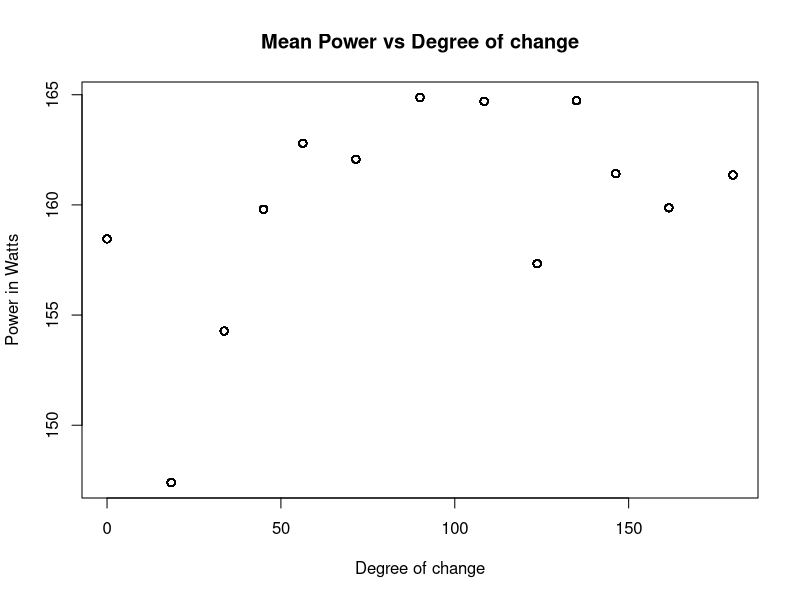

R code for this plot:
# Set the working directory
setwd("/Users/mac/Desktop/Programming/COMP9596//DroneData")

# Read the data
data0 <- read.csv(file="pitch30.csv", header=TRUE, sep=",")
data3 <- read.csv(file="pitch31.csv", header=TRUE, sep=",")
data4 <- read.csv(file="pitch32.csv", header=TRUE, sep=",")
data5 <- read.csv(file="pitch33.csv", header=TRUE, sep=",")
data6 <- read.csv(file="pitch23.csv", header=TRUE, sep=",")
data7 <- read.csv(file="pitch13.csv", header=TRUE, sep=",")
data8 <- read.csv(file="pitch03.csv", header=TRUE, sep=",")
data9 <- read.csv(file="pitch-13.csv", header=TRUE, sep=",")
data10 <- read.csv(file="pitch-23.csv", header=TRUE, sep=",")
data11 <- read.csv(file="pitch-33.csv", header=TRUE, sep=",")
data12 <- read.csv(file="pitch-32.csv", header=TRUE, sep=",")
data13 <- read.csv(file="pitch-31.csv", header=TRUE, sep=",")
data14 <- read.csv(file="pitch-30.csv", header=TRUE, sep=",")

#0
data0$Date <- as.POSIXct(data0$Date)
data0.toPlot <- data0
data0.toPlot$TimeDiff <- data0.toPlot$Date - data0.toPlot$Date[1]
data0.toPlot$TimeDiffValue <- as.numeric(data0.toPlot$TimeDiff)
data0.toPlot$Power <- as.double(-(data0.toPlot$Current/1000) * data0.toPlot$Voltage/1000)
data0.toPlot$Pitch = 3
data0.toPlot$Roll = 0
data0.toPlot$Velocity <- sqrt(data0.toPlot$VelocityX^2 + data0.toPlot$VelocityY^2 + data0.toPlot$VelocityZ^2)
data0.toPlot$Degree = (180 * atan(data0.toPlot$Roll/data0.toPlot$Pitch)) / pi
data0.toPlot$Mean <- mean(data0.toPlot$Power)

#3
data3$Date <- as.POSIXct(data3$Date)
data3.toPlot <- data3
data3.toPlot$TimeDiff <- data3.toPlot$Date - data3.toPlot$Date[1]
data3.toPlot$TimeDiffValue <- as.numeric(data3.toPlot$TimeDiff)
data3.toPlot$Power <- as.double(-(data3.toPlot$Current/1000) * data3.toPlot$Voltage/1000)
data3.toPlot$Pitch = 3
data3.toPlot$Roll = 1
data3.toPlot$Velocity <- sqrt(data3.toPlot$VelocityX^2 + data3.toPlot$VelocityY^2 + data3.toPlot$VelocityZ^2)
data3.toPlot$Degree = (180 * atan(data3.toPlot$Roll/data3.toPlot$Pitch)) / pi
data3.toPlot$Mean <- mean(data3.toPlot$Power)

#4
data4$Date <- as.POSIXct(data4$Date)
data4.toPlot <- data4
data4.toPlot$TimeDiff <- data4.toPlot$Date - data4.toPlot$Date[1]
data4.toPlot$TimeDiffValue <- as.numeric(data4.toPlot$TimeDiff)
data4.toPlot$Power <- as.double(-(data4.toPlot$Current/1000) * data4.toPlot$Voltage/1000)
data4.toPlot$Pitch = 3
data4.toPlot$Roll = 2
data4.toPlot$Velocity <- sqrt(data4.toPlot$VelocityX^2 + data4.toPlot$VelocityY^2 + data4.toPlot$VelocityZ^2)
data4.toPlot$Degree = (180 * atan(data4.toPlot$Roll/data4.toPlot$Pitch)) / pi
data4.toPlot$Mean <- mean(data4.toPlot$Power)

#5
data5$Date <- as.POSIXct(data5$Date)
data5.toPlot <- data5
data5.toPlot$TimeDiff <- data5.toPlot$Date - data5.toPlot$Date[1]
data5.toPlot$TimeDiffValue <- as.numeric(data5.toPlot$TimeDiff)
data5.toPlot$Power <- as.double(-(data5.toPlot$Current/1000) * data5.toPlot$Voltage/1000)
data5.toPlot$Pitch = 3
data5.toPlot$Roll = 3
data5.toPlot$Velocity <- sqrt(data5.toPlot$VelocityX^2 + data5.toPlot$VelocityY^2 + data5.toPlot$VelocityZ^2)
data5.toPlot$Degree = (180 * atan(data5.toPlot$Roll/data5.toPlot$Pitch)) / pi
data5.toPlot$Mean <- mean(data5.toPlot$Power)

#6
data6$Date <- as.POSIXct(data6$Date)
data6.toPlot <- data6
data6.toPlot$TimeDiff <- data6.toPlot$Date - data6.toPlot$Date[1]
data6.toPlot$TimeDiffValue <- as.numeric(data6.toPlot$TimeDiff)
data6.toPlot$Power <- as.double(-(data6.toPlot$Current/1000) * data6.toPlot$Voltage/1000)
data6.toPlot$Pitch = 2
data6.toPlot$Roll = 3
data6.toPlot$Velocity <- sqrt(data6.toPlot$VelocityX^2 + data6.toPlot$VelocityY^2 + data6.toPlot$VelocityZ^2)
data6.toPlot$Degree = (180 * atan(data6.toPlot$Roll/data6.toPlot$Pitch)) / pi
data6.toPlot$Mean <- mean(data6.toPlot$Power)

#7
data7$Date <- as.POSIXct(data7$Date)
data7.toPlot <- data7
data7.toPlot$TimeDiff <- data7.toPlot$Date - data7.toPlot$Date[1]
data7.toPlot$TimeDiffValue <- as.numeric(data7.toPlot$TimeDiff)
data7.toPlot$Power <- as.double(-(data7.toPlot$Current/1000) * data7.toPlot$Voltage/1000)
data7.toPlot$Pitch = 1
data7.toPlot$Roll = 3
data7.toPlot$Velocity <- sqrt(data7.toPlot$VelocityX^2 + data7.toPlot$VelocityY^2 + data7.toPlot$VelocityZ^2)
data7.toPlot$Degree = (180 * atan(data7.toPlot$Roll/data7.toPlot$Pitch)) / pi
data7.toPlot$Mean <- mean(data7.toPlot$Power)

#8
data8$Date <- as.POSIXct(data8$Date)
data8.toPlot <- data8
data8.toPlot$TimeDiff <- data8.toPlot$Date - data8.toPlot$Date[1]
data8.toPlot$TimeDiffValue <- as.numeric(data8.toPlot$TimeDiff)
data8.toPlot$Power <- as.double(-(data8.toPlot$Current/1000) * data8.toPlot$Voltage/1000)
data8.toPlot$Pitch = 0
data8.toPlot$Roll = 3
data8.toPlot$Velocity <- sqrt(data8.toPlot$VelocityX^2 + data8.toPlot$VelocityY^2 + data8.toPlot$VelocityZ^2)
data8.toPlot$Degree = (180 * atan(data8.toPlot$Roll/data8.toPlot$Pitch)) / pi
data8.toPlot$Mean <- mean(data8.toPlot$Power)

#9
data9$Date <- as.POSIXct(data9$Date)
data9.toPlot <- data9
data9.toPlot$TimeDiff <- data9.toPlot$Date - data9.toPlot$Date[1]
data9.toPlot$TimeDiffValue <- as.numeric(data9.toPlot$TimeDiff)
data9.toPlot$Power <- as.double(-(data9.toPlot$Current/1000) * data9.toPlot$Voltage/1000)
data9.toPlot$Pitch = 1
data9.toPlot$Roll = 3
data9.toPlot$Velocity <- sqrt(data9.toPlot$VelocityX^2 + data9.toPlot$VelocityY^2 + data9.toPlot$VelocityZ^2)
data9.toPlot$Degree = ((180 * atan(data9.toPlot$Pitch/data9.toPlot$Roll)) / pi) + 90
data9.toPlot$Mean <- mean(data9.toPlot$Power)

#10
data10$Date <- as.POSIXct(data10$Date)
data10.toPlot <- data10
data10.toPlot$TimeDiff <- data10.toPlot$Date - data10.toPlot$Date[1]
data10.toPlot$TimeDiffValue <- as.numeric(data10.toPlot$TimeDiff)
data10.toPlot$Power <- as.double(-(data10.toPlot$Current/1000) * data10.toPlot$Voltage/1000)
data10.toPlot$Pitch = 2
data10.toPlot$Roll = 3
data10.toPlot$Velocity <- sqrt(data10.toPlot$VelocityX^2 + data10.toPlot$VelocityY^2 + data10.toPlot$VelocityZ^2)
data10.toPlot$Degree = ((180 * atan(data10.toPlot$Pitch/data10.toPlot$Roll)) / pi) + 90
data10.toPlot$Mean <- mean(data10.toPlot$Power)

#11
data11$Date <- as.POSIXct(data11$Date)
data11.toPlot <- data11
data11.toPlot$TimeDiff <- data11.toPlot$Date - data11.toPlot$Date[1]
data11.toPlot$TimeDiffValue <- as.numeric(data11.toPlot$TimeDiff)
data11.toPlot$Power <- as.double(-(data11.toPlot$Current/1000) * data11.toPlot$Voltage/1000)
data11.toPlot$Pitch = 3
data11.toPlot$Roll = 3
data11.toPlot$Velocity <- sqrt(data11.toPlot$VelocityX^2 + data11.toPlot$VelocityY^2 + data11.toPlot$VelocityZ^2)
data11.toPlot$Degree = ((180 * atan(data11.toPlot$Pitch/data11.toPlot$Roll)) / pi) + 90
data11.toPlot$Mean <- mean(data11.toPlot$Power)

#12
data12$Date <- as.POSIXct(data12$Date)
data12.toPlot <- data12
data12.toPlot$TimeDiff <- data12.toPlot$Date - data12.toPlot$Date[1]
data12.toPlot$TimeDiffValue <- as.numeric(data12.toPlot$TimeDiff)
data12.toPlot$Power <- as.double(-(data12.toPlot$Current/1000) * data12.toPlot$Voltage/1000)
data12.toPlot$Pitch = 3
data12.toPlot$Roll = 2
data12.toPlot$Velocity <- sqrt(data12.toPlot$VelocityX^2 + data12.toPlot$VelocityY^2 + data12.toPlot$VelocityZ^2)
data12.toPlot$Degree = ((180 * atan(data12.toPlot$Pitch/data12.toPlot$Roll)) / pi) + 90
data12.toPlot$Mean <- mean(data12.toPlot$Power)

#13
data13$Date <- as.POSIXct(data13$Date)
data13.toPlot <- data13
data13.toPlot$TimeDiff <- data13.toPlot$Date - data13.toPlot$Date[1]
data13.toPlot$TimeDiffValue <- as.numeric(data13.toPlot$TimeDiff)
data13.toPlot$Power <- as.double(-(data13.toPlot$Current/1000) * data13.toPlot$Voltage/1000)
data13.toPlot$Pitch = 3
data13.toPlot$Roll = 1
data13.toPlot$Velocity <- sqrt(data13.toPlot$VelocityX^2 + data13.toPlot$VelocityY^2 + data13.toPlot$VelocityZ^2)
data13.toPlot$Degree = ((180 * atan(data13.toPlot$Pitch/data13.toPlot$Roll)) / pi) + 90
data13.toPlot$Mean <- mean(data13.toPlot$Power)

#14
data14$Date <- as.POSIXct(data14$Date)
data14.toPlot <- data14
data14.toPlot$TimeDiff <- data14.toPlot$Date - data14.toPlot$Date[1]
data14.toPlot$TimeDiffValue <- as.numeric(data14.toPlot$TimeDiff)
data14.toPlot$Power <- as.double(-(data14.toPlot$Current/1000) * data14.toPlot$Voltage/1000)
data14.toPlot$Pitch = 3
data14.toPlot$Roll = 0
data14.toPlot$Degree = 180
data14.toPlot$Velocity <- sqrt(data14.toPlot$VelocityX^2 + data14.toPlot$VelocityY^2 + data14.toPlot$VelocityZ^2)
data14.toPlot$Mean <- mean(data14.toPlot$Power)

# Extract the data from column name to plot
data.toPlot <- rbind(data0.toPlot, data3.toPlot, data4.toPlot, data5.toPlot, data6.toPlot, data7.toPlot, data8.toPlot, data9.toPlot, data10.toPlot, data11.toPlot, data12.toPlot, data13.toPlot, data14.toPlot)
#data.toPlot = data5.toPlot

#write.csv(data.toPlotFinal, file="toPlotFinal")
ppi <- 200
png(file=paste("PitchDegree", ".png", sep=""), height=7*ppi, width=9*ppi, res=ppi)

#Final
plot(y=data.toPlot$Mean, x=data.toPlot$Degree, main="Mean Power vs Degree of change", xlab="Degree of change", ylab="Power in Watts")
dev.off()

